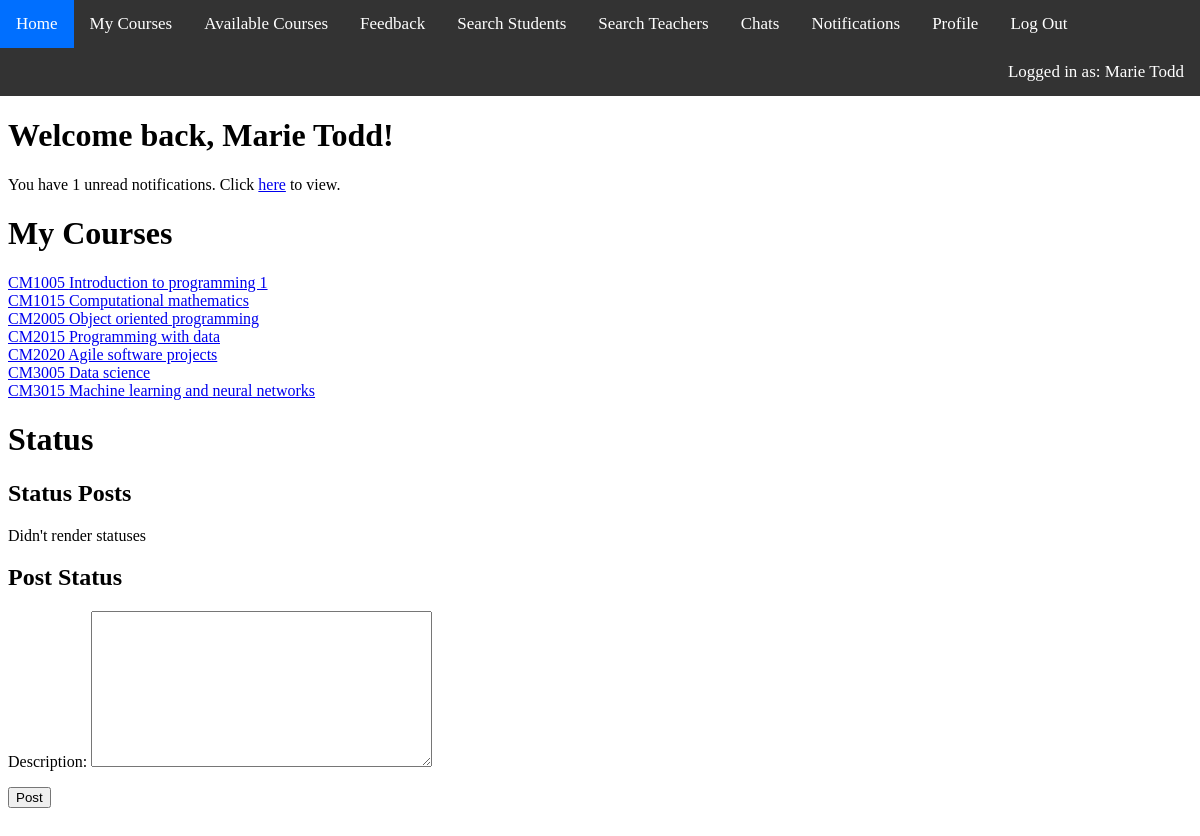
The page / (signed in) on the database its author committed.
### elearning_app/models.py (models this page shows)
class AppUser(models.Model):
    user = models.OneToOneField(User, null=False, blank=False, on_delete=models.CASCADE)
    type = models.CharField(null=False, blank=False, max_length=256, choices=[('student', 'Student'), ('teacher', 'Teacher')])
    first_name = models.CharField(null=False, blank=False, max_length=256)
    last_name = models.CharField(null=False, blank=False, max_length=256)
    email = models.EmailField(null=False, blank=False, max_length=256)
    photo = models.FileField(null=False, blank=False, upload_to='user_photos/')

class Course(models.Model):
    code = models.CharField(null=False, blank=False, max_length=256)
    name = models.CharField(null=False, blank=False, max_length=256)
    description = models.TextField(null=False, blank=False)
    teacher = models.ForeignKey(AppUser, null=False, blank=False, on_delete=models.CASCADE)
    students = models.ManyToManyField(AppUser, blank=True, related_name='students')

### elearning_app/views.py (the view)
# urls.py: path('', views.index, name='index'),
def index(request):
    if request.user.is_anonymous:
        messages.warning(request, 'Please log in.')
        return redirect('/login')
    elif request.user.is_staff:
        messages.warning(request, 'Cannot access website with admin account.')
        return redirect('/login')
    else:
        status_form = StatusForm()
        user_details = AppUser.objects.get(user=request.user)
        if user_details.type == 'student':
            unread_notifications = len(MaterialNotification.objects.filter(student=user_details, read=False))
            courses = Course.objects.filter(students=user_details)
        else:
            unread_notifications = len(EnrolNotification.objects.filter(teacher=user_details, read=False))
            courses = Course.objects.filter(teacher=user_details)
        return render(request, 'index.html', {'status_form': status_form, 'unread_notifications': unread_notifications, 'courses': courses, 'user_details': user_details})

### elearning_app/forms.py
class StatusForm(forms.ModelForm):
    class Meta:
        model = Status
        fields = ('description', )

### elearning_app/templates/index.html (shortened to what this page needs)
{% extends "./base.html" %}
{% block body %}
    <body onload="writeStatuses()">
{% endblock %}
{% block content %}
    <h1>Welcome back, {{ user_details.first_name }} {{ user_details.last_name }}!</h1>
    You have {{ unread_notifications }} unread notifications. Click <a href="/notifications">here</a> to view.
    <h1>My Courses</h1>
    {% if courses|length == 0 %}
        You have no courses.
    {% else %}
        {% for course in courses %}
            <a href="/my_courses/{{ course.code }}">{{ course.code }} {{ course.name }}</a>
            {% if not forloop.last %}
                <br>
            {% endif %}
        {% endfor %}
    {% endif %}
    {% if user_details.type == 'student' %}
        <h1>Status</h1>
        <h2>Status Posts</h2>
        <div id="statuses">
            Didn't render statuses
        </div>
        <h2>Post Status</h2>
        <form onsubmit="createStatus(event)" enctype="multipart/form-data" id="createStatusForm">
            {{ status_form.as_p }}
            <input type="submit" value="Post">
        </form>
    {% endif %}
    <br><br><br><br><br>
{% endblock %}

### elearning_app/templates/base.html (shortened to what this page needs)
{% load static %}
<!DOCTYPE html>
<html>
    <head>
        <link rel="stylesheet" href="{% static 'css/style.css' %}">
    </head>
    {% block body %}{% endblock %}
        {% include "navbar.html" %}
        <div class="content">
            {% block content %}{% endblock %}
        </div>
    </body>
</html>

### elearning_app/templates/navbar.html
<div class="navbar">
    <a href="/" {% if request.path == "/" %}class="active"{% endif %}>Home</a>
    <a href="/my_courses" {% if "my_courses" in request.path %}class="active"{% endif %}>My Courses</a>
    {% if user_details.type == 'student' %}
        <a href="/available_courses" {% if "available_courses" in request.path %}class="active"{% endif %}>Available Courses</a>
        <a href="/feedback" {% if "feedback" in request.path %}class="active"{% endif %}>Feedback</a>
    {% endif %}
    <a href="/search_students" {% if "search_students" in request.path %}class="active"{% endif %}>Search Students</a>
    <a href="/search_teachers" {% if "search_teachers" in request.path %}class="active"{% endif %}>Search Teachers</a>
    <a href="/chats" {% if "chats" in request.path %}class="active"{% endif %}>Chats</a>
    <a href="/notifications" {% if "notifications" in request.path %}class="active"{% endif %}>Notifications</a>
    <a href="/profile" {% if "profile" in request.path %}class="active"{% endif %}>Profile</a>
    <a href="/logout">Log Out</a>
    <div>Logged in as: {{ user_details.first_name }} {{ user_details.last_name }}</div>
</div>

### elearning_app/static/css/style.css (style rules this page uses)
body { margin: 0px; }
.navbar { overflow: hidden; background-color: #333; }
.navbar a, .navbar div { color: white; padding: 14px 16px; font-size: 17px; }
.navbar a { float: left; text-decoration: none; }
.navbar div { float: right; }
.navbar a.active { background-color: #006FFF; color: white; }
.content { margin: 8px; }

### rows shown on the page
AppUser: first_name "Marie", last_name "Todd"
Course: code "CM1005", name "Introduction to programming 1"
Course: code "CM1015", name "Computational mathematics"
Course: code "CM2005", name "Object oriented programming"
Course: code "CM2015", name "Programming with data"
Course: code "CM2020", name "Agile software projects"
Course: code "CM3005", name "Data science"
Course: code "CM3015", name "Machine learning and neural networks"

### other values the page prints
{{ unread_notifications }} "1"
